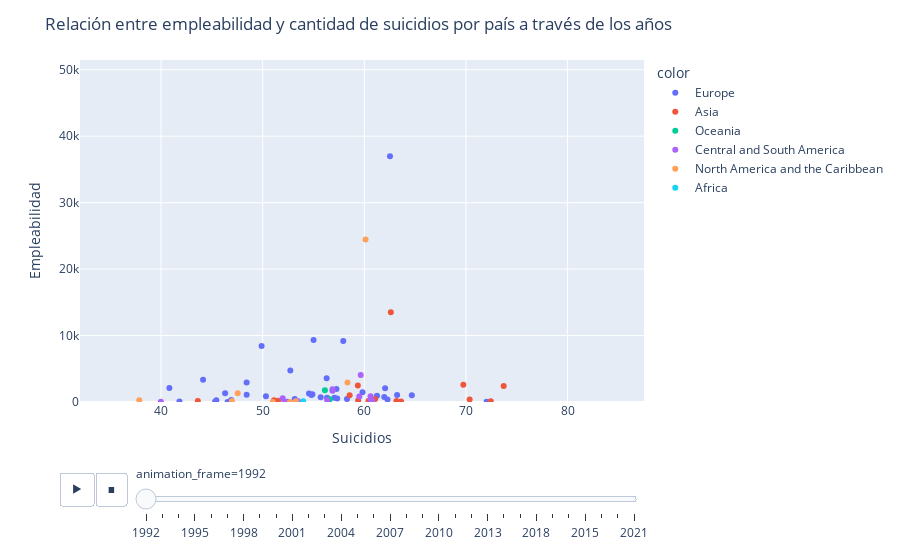

The notebook cell this image was saved under:
### Code cell
fig = px.scatter(x=df['EmploymentPopulationRatio'], y=df['SuicideCount'], animation_frame=df['Year'], animation_group=df['CountryName'], hover_name=df['CountryName'], color=df['RegionName'], range_x=[min(df['EmploymentPopulationRatio']), max(df['EmploymentPopulationRatio'])], range_y=[min(df['SuicideCount']), max(df['SuicideCount'])])
fig.update_layout(title='Relación entre empleabilidad y cantidad de suicidios por país a través de los años')
fig.update_xaxes(title_text='Suicidios')
fig.update_yaxes(title_text='Empleabilidad')
fig.show()

### Figure 1 — Plotly figure (JSON) as saved in the notebook; plotly's stock layout.template omitted (floating-point values rounded to 4 significant figures)
{"data": [{"hovertemplate": "<b>%{hovertext}</b><br><br>color=Europe<br>animation_frame=1992<br>x=%{x}<br>y=%{y}<extra></extra>", "hovertext": ["Albania", "Albania", "Austria", "Austria", "Belgium", "Belgium", "Bulgaria", "Bulgaria", "Belarus", "Belarus", "Switzerland", "Switzerland", "Czechia", "Czechia", "Denmark", "Denmark", "Germany", "Germany", "Finland", "Finland", "France", "France", "Spain", "Spain", "Estonia", "Estonia", "United Kingdom of Great Britain and Northern Ireland", "United Kingdom of Great Britain and Northern Ireland", "Ireland", "Ireland", "Greece", "Greece", "Italy", "Italy", "Croatia", "Croatia", "Hungary", "Hungary", "Luxembourg", "Luxembourg", "Malta", "Malta", "Iceland", "Iceland", "Netherlands", "Netherlands", "Norway", "Norway", "Lithuania", "Lithuania", "Latvia", "Latvia", "Republic of Moldova", "Republic of Moldova", "Poland", "Poland", "Portugal", "Portugal", "Romania", "Romania", "North Macedonia", "North Macedonia", "Russian Federation", "Russian Federation", "Slovakia", "Slovakia", "Slovenia", "Slovenia", "Sweden", "Sweden", "Ukraine", "Ukraine"], "ids": ["Albania", "Albania", "Austria", "Austria", "Belgium", "Belgium", "Bulgaria", "Bulgaria", "Belarus", "Belarus", "Switzerland", "Switzerland", "Czechia", "Czechia", "Denmark", "Denmark", "Germany", "Germany", "Finland", "Finland", "France", "France", "Spain", "Spain", "Estonia", "Estonia", "United Kingdom of Great Britain and Northern Ireland", "United Kingdom of Great Britain and Northern Ireland", "Ireland", "Ireland", "Greece", "Greece", "Italy", "Italy", "Croatia", "Croatia", "Hungary", "Hungary", "Luxembourg", "Luxembourg", "Malta", "Malta", "Iceland", "Iceland", "Netherlands", "Netherlands", "Norway", "Norway", "Lithuania", "Lithuania", "Latvia", "Latvia", "Republic of Moldova", "Republic of Moldova", "Poland", "Poland", "Portugal", "Portugal", "Romania", "Romania", "North Macedonia", "North Macedonia", "Russian Federation", "Russian Federation", "Slovakia", "Slovakia", "Slovenia", "Slovenia", "Sweden", "Sweden", "Ukraine", "Ukraine"], "legendgroup": "Europe", "marker": {"color": "#636efa", "symbol": "circle"}, "mode": "markers", "name": "Europe", "orientation": "v", "showlegend": true, "type": "scatter", "x": [45.31, 45.31, 54.56, 54.56, 46.3, 46.3, 48.42, 48.42, 57.26, 57.26, 63.23, 63.23, 59.82, 59.82, 61.96, 61.96, 55.01, 55.01, 54.89, 54.89, 49.89, 49.89, 40.82, 40.82, 62.28, 62.28, 56.29, 56.29, 46.9, 46.9, 45.44, 45.44, 44.13, 44.13, 50.32, 50.32, 48.42, 48.42, 52.47, 52.47, 46.55, 46.55, 72.03, 72.03, 54.79, 54.79, 58.3, 58.3, 64.68, 64.68, 55.71, 55.71, 57.33, 57.33, 52.72, 52.72, 57.05, 57.05, 62.05, 62.05, 41.81, 41.81, 62.52, 62.52, 56.34, 56.34, 53.15, 53.15, 61.24, 61.24, 57.93, 57.93], "xaxis": "x", "y": [33, 14, 1282, 477, 1313, 565, 1108, 411, 1956, 472, 1051, 381, 1485, 506, 742, 396, 9326, 4132, 1156, 295, 8442, 3202, 2104, 682, 376, 121, 3557, 1071, 304, 58, 279, 72, 3339, 1204, 858, 298, 2939, 1061, 29, 30, 12, 6, 23, 5, 1041, 546, 449, 167, 1023, 271, 709, 212, 533, 154, 4732, 981, 630, 236, 2077, 573, 92, 52, 36980, 9145, 654, 142, 439, 148, 936, 419, 9184, 2547], "yaxis": "y"}, {"hovertemplate": "<b>%{hovertext}</b><br><br>color=Asia<br>animation_frame=1992<br>x=%{x}<br>y=%{y}<extra></extra>", "hovertext": ["Armenia", "Armenia", "Azerbaijan", "Azerbaijan", "China, Hong Kong SAR", "China, Hong Kong SAR", "Georgia", "Georgia", "Japan", "Japan", "Republic of Korea", "Republic of Korea", "Israel", "Israel", "Kazakhstan", "Kazakhstan", "Kyrgyzstan", "Kyrgyzstan", "Philippines", "Philippines", "Singapore", "Singapore", "Thailand", "Thailand", "Tajikistan", "Tajikistan", "Turkmenistan", "Turkmenistan", "Uzbekistan", "Uzbekistan"], "ids": ["Armenia", "Armenia", "Azerbaijan", "Azerbaijan", "China, Hong Kong SAR", "China, Hong Kong SAR", "Georgia", "Georgia", "Japan", "Japan", "Republic of Korea", "Republic of Korea", "Israel", "Israel", "Kazakhstan", "Kazakhstan", "Kyrgyzstan", "Kyrgyzstan", "Philippines", "Philippines", "Singapore", "Singapore", "Thailand", "Thailand", "Tajikistan", "Tajikistan", "Turkmenistan", "Turkmenistan", "Uzbekistan", "Uzbekistan"], "legendgroup": "Asia", "marker": {"color": "#EF553B", "symbol": "circle"}, "mode": "markers", "name": "Asia", "orientation": "v", "showlegend": true, "type": "scatter", "x": [63.62, 63.62, 72.44, 72.44, 61.06, 61.06, 63.16, 63.16, 62.61, 62.61, 59.36, 59.36, 51.11, 51.11, 69.74, 69.74, 70.36, 70.36, 59.4, 59.4, 60.41, 60.41, 73.71, 73.71, 43.62, 43.62, 51.51, 51.51, 58.55, 58.55], "xaxis": "x", "y": [64, 19, 106, 38, 427, 305, 151, 53, 13516, 7377, 2467, 1066, 278, 103, 2579, 785, 387, 106, 244, 103, 160, 117, 2397, 1205, 142, 63, 191, 80, 1000, 348], "yaxis": "y"}, {"hovertemplate": "<b>%{hovertext}</b><br><br>color=Oceania<br>animation_frame=1992<br>x=%{x}<br>y=%{y}<extra></extra>", "hovertext": ["Australia", "Australia", "New Zealand", "New Zealand"], "ids": ["Australia", "Australia", "New Zealand", "New Zealand"], "legendgroup": "Oceania", "marker": {"color": "#00cc96", "symbol": "circle"}, "mode": "markers", "name": "Oceania", "orientation": "v", "showlegend": true, "type": "scatter", "x": [56.12, 56.12, 56.6, 56.6], "xaxis": "x", "y": [1786, 466, 397, 96], "yaxis": "y"}, {"hovertemplate": "<b>%{hovertext}</b><br><br>color=Central and South America<br>animation_frame=1992<br>x=%{x}<br>y=%{y}<extra></extra>", "hovertext": ["Argentina", "Argentina", "Brazil", "Brazil", "Chile", "Chile", "Colombia", "Colombia", "Costa Rica", "Costa Rica", "Ecuador", "Ecuador", "Guatemala", "Guatemala", "Guyana", "Guyana", "Mexico", "Mexico", "El Salvador", "El Salvador", "Suriname", "Suriname", "Venezuela (Bolivarian Republic of)", "Venezuela (Bolivarian Republic of)"], "ids": ["Argentina", "Argentina", "Brazil", "Brazil", "Chile", "Chile", "Colombia", "Colombia", "Costa Rica", "Costa Rica", "Ecuador", "Ecuador", "Guatemala", "Guatemala", "Guyana", "Guyana", "Mexico", "Mexico", "El Salvador", "El Salvador", "Suriname", "Suriname", "Venezuela (Bolivarian Republic of)", "Venezuela (Bolivarian Republic of)"], "legendgroup": "Central and South America", "marker": {"color": "#ab63fa", "symbol": "circle"}, "mode": "markers", "name": "Central and South America", "orientation": "v", "showlegend": true, "type": "scatter", "x": [56.87, 56.87, 59.65, 59.65, 51.97, 51.97, 60.62, 60.62, 53.47, 53.47, 60.62, 60.62, 60.79, 60.79, 52.15, 52.15, 56.87, 56.87, 56.35, 56.35, 39.98, 39.98, 59.51, 59.51], "xaxis": "x", "y": [1699, 510, 4074, 1178, 562, 96, 864, 237, 130, 23, 335, 172, 135, 38, 60, 18, 1903, 343, 281, 149, 36, 16, 814, 145], "yaxis": "y"}, {"hovertemplate": "<b>%{hovertext}</b><br><br>color=North America and the Caribbean<br>animation_frame=1992<br>x=%{x}<br>y=%{y}<extra></extra>", "hovertext": ["Barbados", "Barbados", "Canada", "Canada", "Dominican Republic", "Dominican Republic", "Cuba", "Cuba", "Saint Lucia", "Saint Lucia", "Puerto Rico", "Puerto Rico", "Trinidad and Tobago", "Trinidad and Tobago", "United States of America", "United States of America", "Dominica", "Dominica", "Grenada", "Grenada", "Saint Kitts and Nevis", "Saint Kitts and Nevis", "Antigua and Barbuda", "Antigua and Barbuda"], "ids": ["Barbados", "Barbados", "Canada", "Canada", "Dominican Republic", "Dominican Republic", "Cuba", "Cuba", "Saint Lucia", "Saint Lucia", "Puerto Rico", "Puerto Rico", "Trinidad and Tobago", "Trinidad and Tobago", "United States of America", "United States of America", "Dominica", "Dominica", "Grenada", "Grenada", "Saint Kitts and Nevis", "Saint Kitts and Nevis", "Antigua and Barbuda", "Antigua and Barbuda"], "legendgroup": "North America and the Caribbean", "marker": {"color": "#FFA15A", "symbol": "circle"}, "mode": "markers", "name": "North America and the Caribbean", "orientation": "v", "showlegend": true, "type": "scatter", "x": [50.99, 50.99, 58.34, 58.34, 53.27, 53.27, 47.54, 47.54, 52.68, 52.68, 37.85, 37.85, 46.97, 46.97, 60.12, 60.12, null, null, null, null, null, null, null, null], "xaxis": "x", "y": [11, 3, 2923, 786, 110, 27, 1334, 966, 11, 0, 279, 35, 137, 26, 24457, 6027, 0, 0, 0, 0, 0, 0, 0, 0], "yaxis": "y"}, {"hovertemplate": "<b>%{hovertext}</b><br><br>color=Africa<br>animation_frame=1992<br>x=%{x}<br>y=%{y}<extra></extra>", "hovertext": ["Mauritius", "Mauritius"], "ids": ["Mauritius", "Mauritius"], "legendgroup": "Africa", "marker": {"color": "#19d3f3", "symbol": "circle"}, "mode": "markers", "name": "Africa", "orientation": "v", "showlegend": true, "type": "scatter", "x": [53.98, 53.98], "xaxis": "x", "y": [100, 46], "yaxis": "y"}], "layout": {"legend": {"title": {"text": "color"}, "tracegroupgap": 0}, "margin": {"t": 60}, "sliders": [{"active": 0, "currentvalue": {"prefix": "animation_frame="}, "len": 0.9, "pad": {"b": 10, "t": 60}, "steps": [{"args": [["1992"], {"frame": {"duration": 0, "redraw": false}, "fromcurrent": true, "mode": "immediate", "transition": {"duration": 0, "easing": "linear"}}], "label": "1992", "method": "animate"}, {"args": [["1993"], {"frame": {"duration": 0, "redraw": false}, "fromcurrent": true, "mode": "immediate", "transition": {"duration": 0, "easing": "linear"}}], "label": "1993", "method": "animate"}, {"args": [["1994"], {"frame": {"duration": 0, "redraw": false}, "fromcurrent": true, "mode": "immediate", "transition": {"duration": 0, "easing": "linear"}}], "label": "1994", "method": "animate"}, {"args": [["1995"], {"frame": {"duration": 0, "redraw": false}, "fromcurrent": true, "mode": "immediate", "transition": {"duration": 0, "easing": "linear"}}], "label": "1995", "method": "animate"}, {"args": [["1996"], {"frame": {"duration": 0, "redraw": false}, "fromcurrent": true, "mode": "immediate", "transition": {"duration": 0, "easing": "linear"}}], "label": "1996", "method": "animate"}, {"args": [["1997"], {"frame": {"duration": 0, "redraw": false}, "fromcurrent": true, "mode": "immediate", "transition": {"duration": 0, "easing": "linear"}}], "label": "1997", "method": "animate"}, {"args": [["1998"], {"frame": {"duration": 0, "redraw": false}, "fromcurrent": true, "mode": "immediate", "transition": {"duration": 0, "easing": "linear"}}], "label": "1998", "method": "animate"}, {"args": [["1999"], {"frame": {"duration": 0, "redraw": false}, "fromcurrent": true, "mode": "immediate", "transition": {"duration": 0, "easing": "linear"}}], "label": "1999", "method": "animate"}, {"args": [["2000"], {"frame": {"duration": 0, "redraw": false}, "fromcurrent": true, "mode": "immediate", "transition": {"duration": 0, "easing": "linear"}}], "label": "2000", "method": "animate"}, {"args": [["2001"], {"frame": {"duration": 0, "redraw": false}, "fromcurrent": true, "mode": "immediate", "transition": {"duration": 0, "easing": "linear"}}], "label": "2001", "method": "animate"}, {"args": [["2002"], {"frame": {"duration": 0, "redraw": false}, "fromcurrent": true, "mode": "immediate", "transition": {"duration": 0, "easing": "linear"}}], "label": "2002", "method": "animate"}, {"args": [["2003"], {"frame": {"duration": 0, "redraw": false}, "fromcurrent": true, "mode": "immediate", "transition": {"duration": 0, "easing": "linear"}}], "label": "2003", "method": "animate"}, {"args": [["2004"], {"frame": {"duration": 0, "redraw": false}, "fromcurrent": true, "mode": "immediate", "transition": {"duration": 0, "easing": "linear"}}], "label": "2004", "method": "animate"}, {"args": [["2005"], {"frame": {"duration": 0, "redraw": false}, "fromcurrent": true, "mode": "immediate", "transition": {"duration": 0, "easing": "linear"}}], "label": "2005", "method": "animate"}, {"args": [["2006"], {"frame": {"duration": 0, "redraw": false}, "fromcurrent": true, "mode": "immediate", "transition": {"duration": 0, "easing": "linear"}}], "label": "2006", "method": "animate"}, {"args": [["2007"], {"frame": {"duration": 0, "redraw": false}, "fromcurrent": true, "mode": "immediate", "transition": {"duration": 0, "easing": "linear"}}], "label": "2007", "method": "animate"}, {"args": [["2008"], {"frame": {"duration": 0, "redraw": false}, "fromcurrent": true, "mode": "immediate", "transition": {"duration": 0, "easing": "linear"}}], "label": "2008", "method": "animate"}, {"args": [["2009"], {"frame": {"duration": 0, "redraw": false}, "fromcurrent": true, "mode": "immediate", "transition": {"duration": 0, "easing": "linear"}}], "label": "2009", "method": "animate"}, {"args": [["2010"], {"frame": {"duration": 0, "redraw": false}, "fromcurrent": true, "mode": "immediate", "transition": {"duration": 0, "easing": "linear"}}], "label": "2010", "method": "animate"}, {"args": [["2011"], {"frame": {"duration": 0, "redraw": false}, "fromcurrent": true, "mode": "immediate", "transition": {"duration": 0, "easing": "linear"}}], "label": "2011", "method": "animate"}, {"args": [["2012"], {"frame": {"duration": 0, "redraw": false}, "fromcurrent": true, "mode": "immediate", "transition": {"duration": 0, "easing": "linear"}}], "label": "2012", "method": "animate"}, {"args": [["2013"], {"frame": {"duration": 0, "redraw": false}, "fromcurrent": true, "mode": "immediate", "transition": {"duration": 0, "easing": "linear"}}], "label": "2013", "method": "animate"}, {"args": [["2014"], {"frame": {"duration": 0, "redraw": false}, "fromcurrent": true, "mode": "immediate", "transition": {"duration": 0, "easing": "linear"}}], "label": "2014", "method": "animate"}, {"args": [["1991"], {"frame": {"duration": 0, "redraw": false}, "fromcurrent": true, "mode": "immediate", "transition": {"duration": 0, "easing": "linear"}}], "label": "1991", "method": "animate"}, {"args": [["2018"], {"frame": {"duration": 0, "redraw": false}, "fromcurrent": true, "mode": "immediate", "transition": {"duration": 0, "easing": "linear"}}], "label": "2018", "method": "animate"}, {"args": [["2019"], {"frame": {"duration": 0, "redraw": false}, "fromcurrent": true, "mode": "immediate", "transition": {"duration": 0, "easing": "linear"}}], "label": "2019", "method": "animate"}, {"args": [["2020"], {"frame": {"duration": 0, "redraw": false}, "fromcurrent": true, "mode": "immediate", "transition": {"duration": 0, "easing": "linear"}}], "label": "2020", "method": "animate"}, {"args": [["2015"], {"frame": {"duration": 0, "redraw": false}, "fromcurrent": true, "mode": "immediate", "transition": {"duration": 0, "easing": "linear"}}], "label": "2015", "method": "animate"}, {"args": [["2016"], {"frame": {"duration": 0, "redraw": false}, "fromcurrent": true, "mode": "immediate", "transition": {"duration": 0, "easing": "linear"}}], "label": "2016", "method": "animate"}, {"args": [["2017"], {"frame": {"duration": 0, "redraw": false}, "fromcurrent": true, "mode": "immediate", "transition": {"duration": 0, "easing": "linear"}}], "label": "2017", "method": "animate"}, {"args": [["2021"], {"frame": {"duration": 0, "redraw": false}, "fromcurrent": true, "mode": "immediate", "transition": {"duration": 0, "easing": "linear"}}], "label": "2021", "method": "animate"}], "x": 0.1, "xanchor": "left", "y": 0, "yanchor": "top"}], "title": {"text": "Relación entre empleabilidad y cantidad de suicidios por país a través de los años"}, "updatemenus": [{"buttons": [{"args": [null, {"frame": {"duration": 500, "redraw": false}, "fromcurrent": true, "mode": "immediate", "transition": {"duration": 500, "easing": "linear"}}], "label": "&#9654;", "method": "animate"}, {"args": [[null], {"frame": {"duration": 0, "redraw": false}, "fromcurrent": true, "mode": "immediate", "transition": {"duration": 0, "easing": "linear"}}], "label": "&#9724;", "method": "animate"}], "direction": "left", "pad": {"r": 10, "t": 70}, "showactive": false, "type": "buttons", "x": 0.1, "xanchor": "right", "y": 0, "yanchor": "top"}], "xaxis": {"anchor": "y", "domain": [0, 1], "range": [32.03, 87.52], "title": {"text": "Suicidios"}}, "yaxis": {"anchor": "x", "domain": [0, 1], "range": [0, 51464], "title": {"text": "Empleabilidad"}}}}
